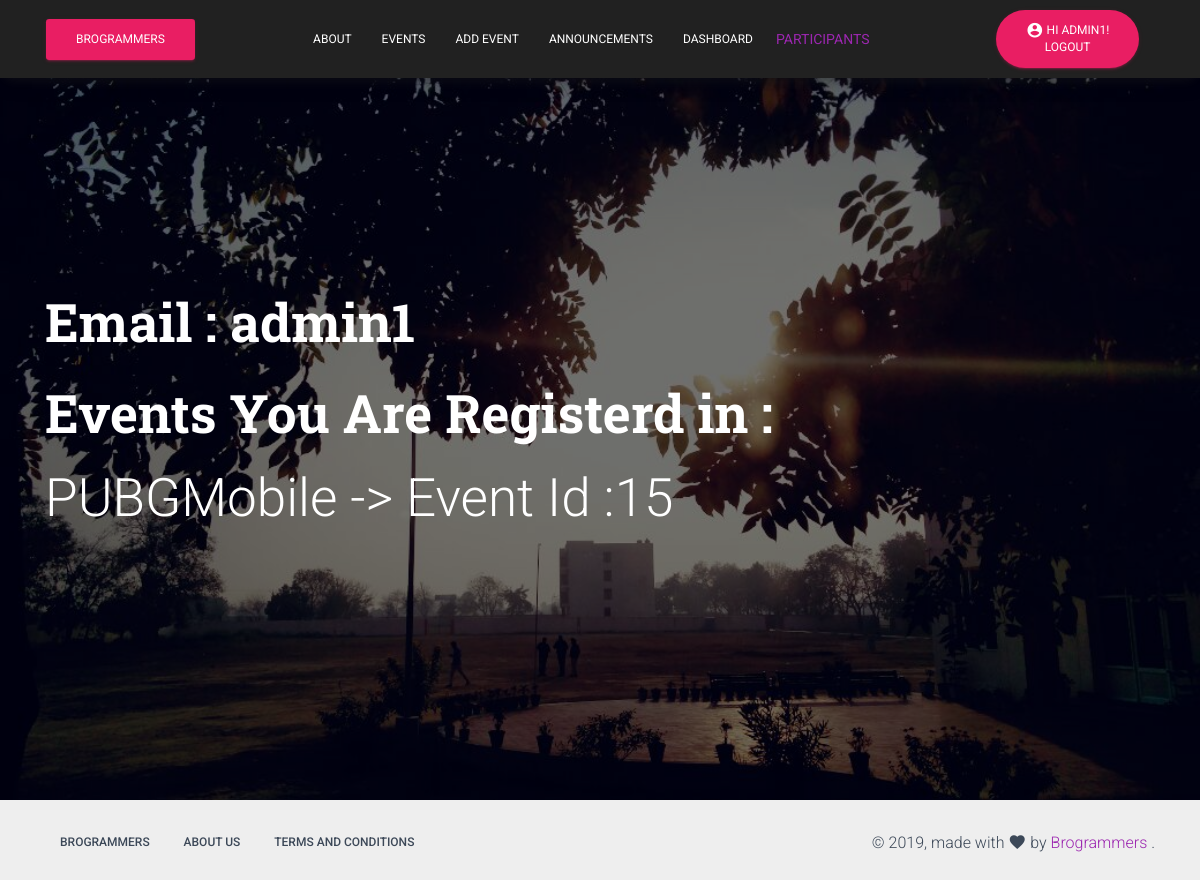
The app's page /events/show_events_registered (signed in), older data.
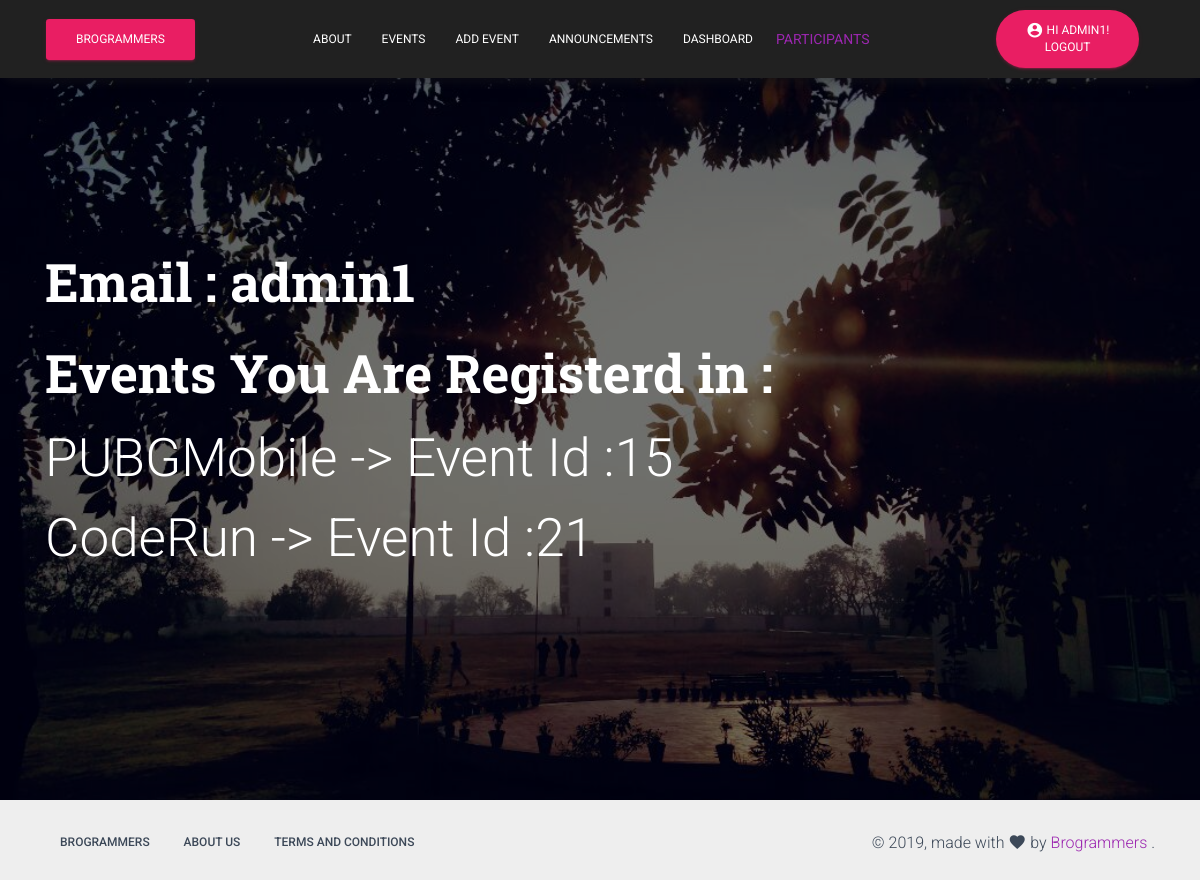
The same page, newer data.
### events/models.py (models this page shows, shortened)
class student_registere_event(models.Model):
    pay_status = (('PAID','PAID'),
                 ('UNPAID','UNPAID'))
    email = models.ForeignKey(User,on_delete=models.CASCADE)
    event_name = models.ForeignKey('event',on_delete=models.CASCADE)
    payment = models.CharField(max_length=10, choices=pay_status,
        default='UNPAID')
    date_time = models.DateTimeField(auto_now=True)

class event(models.Model):
    name = models.CharField(max_length=100)
    detail=models.TextField()
    event_organisers = models.ManyToManyField('event_organisers',blank=True)
    image=models.FileField(null=True,blank=True,upload_to="static/events/images")
    price = models.CharField(max_length=10,default = 'Free')
    date_time = models.DateTimeField(null=True)
    def __str__(self):
        return self.name

### events/views.py (the view)
# urls.py: path("show_events_registered",views.show_events_registed,name="dashboard"),
def show_events_registed(request):
    email = request.user
    registed_events = student_registere_event.objects.filter(email=email)
    if registed_events.count():
        dic= {"eventsp":registed_events,"yes":1}
    else:
        dic= {"eventsp":"Opps.. You are not registered to any event","yes":0}
    return render(request,"events/regevent.html",dic)

### events/templates/events/regevent.html
{% extends 'comman.html' %}
{% load static %}
{% block content %}
<div class="page-header error-page header-filter" style="background-image: url('{% static 'img/gndu1.jpg' %}')">
    <div class="container">
      <div class="row">
        <div class="col-md-12">
          <h1 class="title">Email : {{ request.user }}</h1>
          {% if yes %}
          <h1 class="title">Events You Are Registerd in :</h1>
          {% for event in eventsp %}
          <div class="tim-note">
		  <h1>{{ event.event_name }} -> event id :{{ event.id }}</h1>
</div>
		  {% endfor %}
		  {% else %}
		  <div>
		  <h1 class="title">{{ eventsp }}</h1>
		</div>
{% endif %}
        </div>
      </div>
    </div>
  </div>
{% endblock %}

Row changes from the older to the newer data that the page shows:
added student_registere_event: event_name "CodeRun", id "21"
